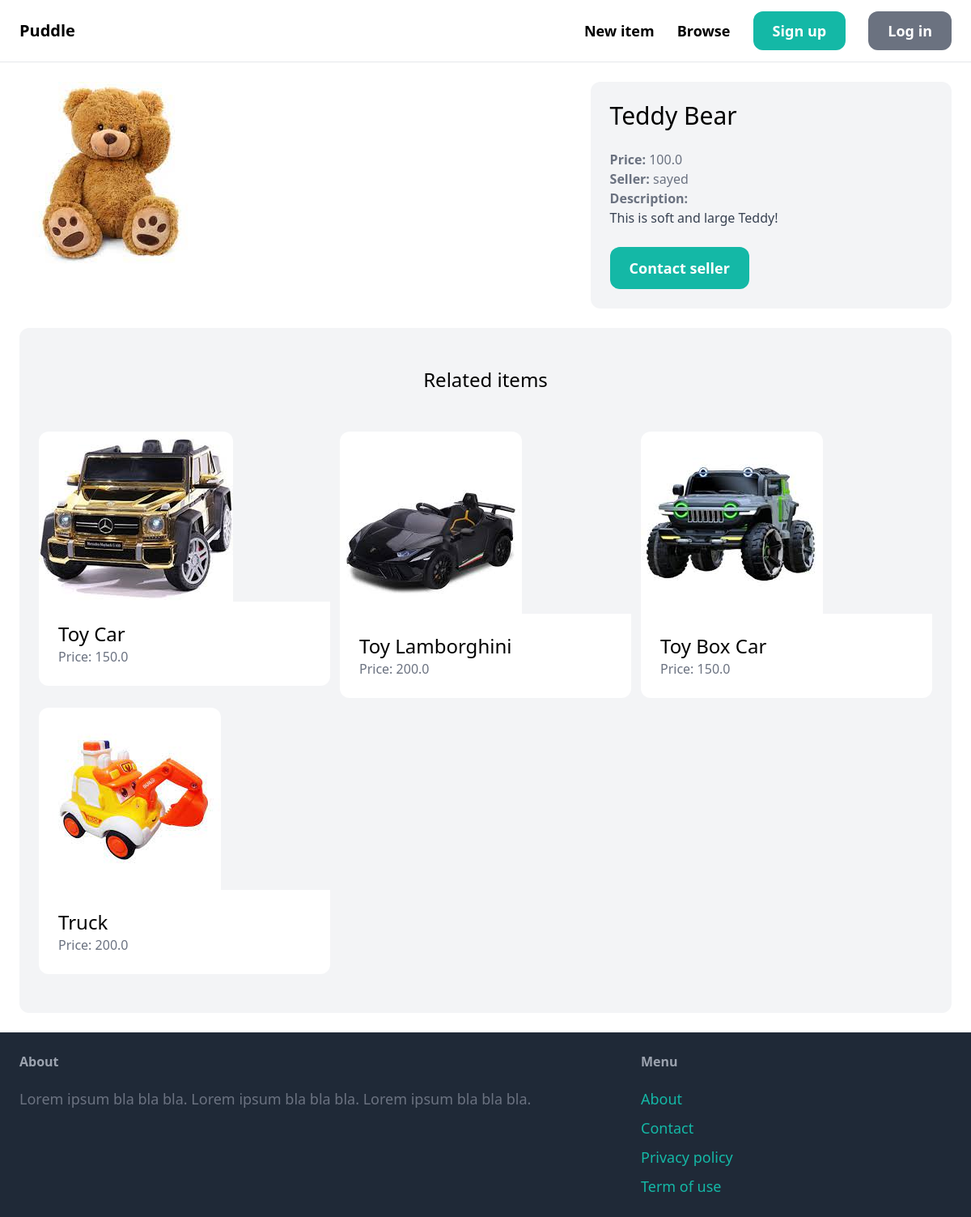
The app's page /items1/ with its own data.
### item/models.py (models this page shows, shortened)
class Item(models.Model):
    category = models.ForeignKey(Category, related_name='items', on_delete=models.CASCADE)
    name = models.CharField(max_length=255)
    description = models.TextField(blank=True, null=True)
    price = models.FloatField()
    image = models.ImageField(upload_to='item_images',blank=True, null=True)
    is_sold = models.BooleanField(default=False)
    created_by = models.ForeignKey(User, related_name='items', on_delete=models.CASCADE)
    created_at = models.DateTimeField(auto_now_add=True)

### item/views.py (the view)
# urls.py: path('<int:pk>/', views.detail, name='detail'),
def detail(request, pk):
    item = get_object_or_404(Item, pk=pk)
    related_items = Item.objects.filter(category=item.category, is_sold = False).exclude(pk=pk)
    return render(request, 'item/detail.html', context={
        'item' : item,
        'related_items' : related_items
    })

### item/templates/item/detail.html (shortened to what this page needs)
{% extends 'core/base.html' %}
{% block content %}
<div class="grid grid-cols-5 gap-6">
    <div class="col-span-3">
        <img src="{{ item.image.url }}" class="rounded-xl">
    </div>
    <div class="col-span-2 p-6 bg-gray-100 rounded-xl">
        <h1 class="mb-6 text-3xl">{{ item.name }}</h1>
        <p class="text-gray-500"><strong>Price: </strong>{{ item.price }}</p>
        <p class="text-gray-500"><strong>Seller: </strong>{{ item.created_by.username }}</p>
        {% if item.description %}
        <p class="text-gray-700">
            <strong class="text-gray-500">Description:</strong><br>
            {{ item.description }}
        </p>
        {% endif %}
        {% if request.user == item.created_by %}
            <div class="mt-6 p-6 bg-white rounded-xl">
                <p>This is your item!</p>
                <a href="{% url 'item:edit' item.id %}" class="inline-block mt-6 px-6 py-3 text-lg font-semibold bg-teal-500 text-white rounded-xl">Edit</a>
                <a href="{% url 'item:delete' item.id %}" class="inline-block mt-6 px-6 py-3 text-lg font-semibold bg-red-500 text-white rounded-xl">Delete</a>
            </div>
        {% else %}
            <a href="{% url 'conversation:new' item.id %}" class="inline-block mt-6 px-6 py-3 text-lg font-semibold bg-teal-500 text-white rounded-xl hover:bg-teal-700">Contact seller</a>
        {% endif %}
</div>
</div>
<div class="mt-6 px-6 py-12 bg-gray-100 rounded-xl">
    <h2 class="mb-12 text-2xl text-center">Related items</h2>
    <div class="grid grid-cols-3 gap-3">
        {% for item in related_items %}
            <div>
                <a href="{% url 'item:detail' item.id %}">
                    <div>
                        <img src="{{ item.image.url }}" class="rounded-t-xl">
                    </div>
                    <div class="p-6 bg-white rounded-b-xl">
                        <h2 class="text-2xl">{{ item.name }}</h2>
                        <p class="text-gray-500">Price: {{ item.price }}</p>
                    </div>
                </a>
            </div>
        {% endfor %}
    </div>
</div>
{% endblock %}

### records on screen
Item: image (picture), name "Teddy Bear", price "100.0", created_by.username "sayed", description "This is soft and large Teddy!"
Item: image (picture), name "Toy Car", price "150.0"
Item: image (picture), name "Toy Lamborghini", price "200.0"
Item: image (picture), name "Toy Box Car", price "150.0"
Item: image (picture), name "Truck", price "200.0"
